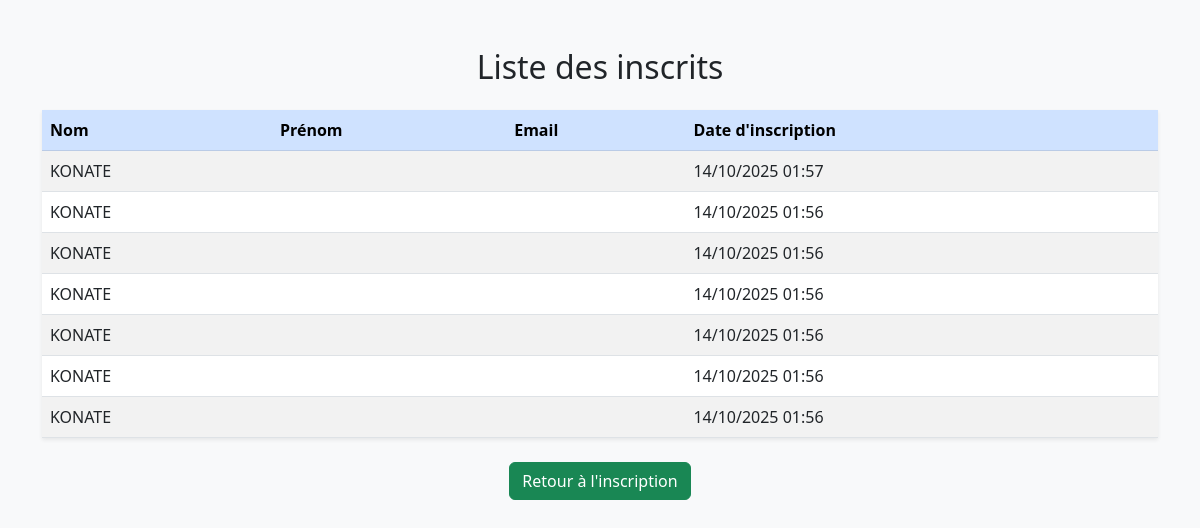
The page /liste/ on the database its author committed.
### inscriptions/models.py (models this page shows, shortened)
class Candidat(models.Model):
    nom = models.CharField(max_length=100)
    prenom = models.CharField(max_length=100)
    niveau_etudes = models.CharField(max_length=100)
    etablissement_origine = models.CharField(max_length=100)
    concours_souhaite = models.CharField(max_length=100)
    extrait_naissance = models.FileField(upload_to='documents/')
    certificat = models.FileField(upload_to='documents/')
    lettre_motivation = models.FileField(upload_to='documents/')
    diplome = models.FileField(upload_to='documents/')
    photo = models.ImageField(upload_to='photos/')
    date_inscription = models.DateTimeField(auto_now_add=True)

### inscriptions/views.py (the view)
# urls.py: path('liste/', views.liste_candidats, name='liste_candidats'),  # ✅ nouvelle route
def liste_candidats(request):
    candidats = Candidat.objects.all().order_by('-date_inscription')  # tri du plus récent au plus ancien
    return render(request, 'inscriptions/liste_candidats.html', {'candidats': candidats})

### inscriptions/templates/inscriptions/liste_candidats.html (shortened to what this page needs)
{% load static %}
<!DOCTYPE html>
<html lang="fr">
<head>
    <link rel="stylesheet" href="https://cdn.jsdelivr.net/npm/bootstrap@5.3.0/dist/css/bootstrap.min.css">
</head>
<body class="bg-light">
<div class="container mt-5">
    <h2 class="text-center mb-4">Liste des inscrits</h2>
    {% if candidats %}
        <table class="table table-striped table-hover shadow-sm">
            <thead class="table-primary">
                <tr>
                    <th>Nom</th>
                    <th>Prénom</th>
                    <th>Email</th>
                    <th>Date d'inscription</th>
                </tr>
            </thead>
            <tbody>
                {% for candidat in candidats %}
                    <tr>
                        <td>{{ candidat.nom }}</td>
                        <td>{{ candidat.prenom }}</td>
                        <td>{{ candidat.email }}</td>
                        <td>{{ candidat.date_inscription|date:"d/m/Y H:i" }}</td>
                    </tr>
                {% endfor %}
            </tbody>
        </table>
    {% else %}
        <p class="text-center text-muted">Aucun candidat inscrit pour le moment.</p>
    {% endif %}
    <div class="text-center mt-4">
        <a href="/" class="btn btn-success">Retour à l'inscription</a>
    </div>
</div>
</body>
</html>

### rows shown on the page
Candidat: nom "KONATE", date_inscription "14/10/2025 01:57"
Candidat: nom "KONATE", date_inscription "14/10/2025 01:56"
Candidat: nom "KONATE", date_inscription "14/10/2025 01:56"
Candidat: nom "KONATE", date_inscription "14/10/2025 01:56"
Candidat: nom "KONATE", date_inscription "14/10/2025 01:56"
Candidat: nom "KONATE", date_inscription "14/10/2025 01:56"
Candidat: nom "KONATE", date_inscription "14/10/2025 01:56"
